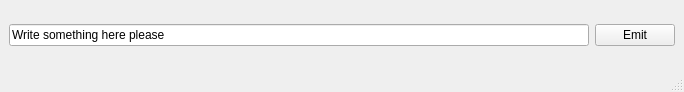
<?xml version="1.0" encoding="UTF-8"?>
<ui version="4.0">
 <class>getTextWidget</class>
 <widget class="QMainWindow" name="getTextWidget">
  <property name="geometry">
   <rect>
    <x>0</x>
    <y>0</y>
    <width>684</width>
    <height>92</height>
   </rect>
  </property>
  <property name="windowTitle">
   <string>MainWindow</string>
  </property>
  <widget class="QWidget" name="centralwidget">
   <layout class="QHBoxLayout" name="horizontalLayout">
    <item>
     <widget class="QLineEdit" name="lineEdit">
      <property name="text">
       <string>Write something here please</string>
      </property>
     </widget>
    </item>
    <item>
     <widget class="QPushButton" name="pushButton">
      <property name="sizePolicy">
       <sizepolicy hsizetype="Fixed" vsizetype="Fixed">
        <horstretch>0</horstretch>
        <verstretch>0</verstretch>
       </sizepolicy>
      </property>
      <property name="text">
       <string>Emit</string>
      </property>
     </widget>
    </item>
   </layout>
  </widget>
  <widget class="QMenuBar" name="menubar">
   <property name="geometry">
    <rect>
     <x>0</x>
     <y>0</y>
     <width>684</width>
     <height>25</height>
    </rect>
   </property>
  </widget>
  <widget class="QStatusBar" name="statusbar"/>
 </widget>
 <resources/>
 <connections/>
</ui>
